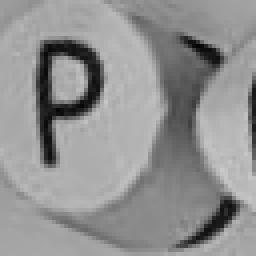
#> input picture data/test_logs/slot0_pre.png, 64 x 64 px (shown 4 times larger); its folder holds only this picture in this run
$ python test_board_warp.py --image ../data/test_logs/slot0_pre.png
#> lines starting #> are read from the running program, lines starting #| are printed output that depends on the picture
#> in main, img is the input picture: shape (64, 64, 3); min 4, max 202, mean 145.4
# scripts/test_board_warp.py
# Uso:
#   python scripts/test_board_warp.py --image "/path/img.jpg" --outdir "data/test_logs" \
#       --aruco_dict DICT_4X4_50 --ids 0 1 2 3 --warp_w 1200 --warp_h 500
#
# Note:
# - Serve opencv-contrib-python (non solo opencv-python) per cv2.aruco
# - Se non sai il dizionario, usa --aruco_dict AUTO (prova più dizionari)
# - Se non passi --ids, prende "4 marker migliori" tra quelli trovati.

import os
import argparse
import cv2
import numpy as np


# ----------------------------
# Geometria
# ----------------------------
# [14 lines left out: function order_points_quad, not called in this run]


def ensure_dir(p: str) -> None:
    os.makedirs(p, exist_ok=True)


# ----------------------------
# ArUco detection helpers
# ----------------------------
def get_aruco_dict(name: str):
    if not hasattr(cv2.aruco, name):
        raise ValueError(f"Unknown ArUco dict name: {name}")
    return cv2.aruco.getPredefinedDictionary(getattr(cv2.aruco, name))


def detect_aruco(gray: np.ndarray, dict_name: str):
    """
    Versione robusta: prova più scale e parametri più permissivi.
    Ritorna (corners, ids, used_dict_name)
    """
#> called with dict_name = 'AUTO'
    def _make_detector(dname: str):
        aruco_dict = get_aruco_dict(dname)
        params = cv2.aruco.DetectorParameters()

        # Parametri più robusti per webcam/blur
        params.adaptiveThreshWinSizeMin = 3
        params.adaptiveThreshWinSizeMax = 53
        params.adaptiveThreshWinSizeStep = 4
        params.cornerRefinementMethod = cv2.aruco.CORNER_REFINE_SUBPIX
        params.cornerRefinementWinSize = 5
        params.cornerRefinementMaxIterations = 30
        params.cornerRefinementMinAccuracy = 0.1

        # Permissivo su perimetro (utile se marker piccoli)
        params.minMarkerPerimeterRate = 0.02
        params.maxMarkerPerimeterRate = 4.0

        detector = cv2.aruco.ArucoDetector(aruco_dict, params)
        return detector

    # Preprocess base: equalize per migliorare contrasto
    gray_eq = cv2.equalizeHist(gray)
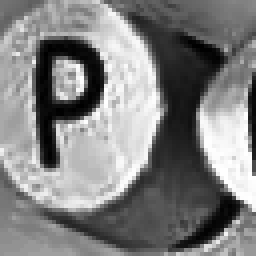
#> gray_eq: shape (64, 64) (shown 4 times larger); min 0, max 255, mean 129.1

    # Crea lista dizionari da provare
    if dict_name == "AUTO":
        dicts = [
            "DICT_4X4_50", "DICT_4X4_100", "DICT_4X4_250", "DICT_4X4_1000",
            "DICT_5X5_50", "DICT_5X5_100", "DICT_5X5_250", "DICT_5X5_1000",
            "DICT_6X6_50", "DICT_6X6_100", "DICT_6X6_250", "DICT_6X6_1000",
        ]
    else:
        dicts = [dict_name]

    # Prova più scale (importante se marker sono "pochi pixel")
    scales = [1.0, 1.5, 2.0, 2.5]

    best = ([], None, "NONE")
    best_n = 0

    for dname in dicts:
        detector = _make_detector(dname)
        for s in scales:
            if s == 1.0:
                g = gray_eq
            else:
                g = cv2.resize(gray_eq, None, fx=s, fy=s, interpolation=cv2.INTER_CUBIC)

            corners, ids, _ = detector.detectMarkers(g)

            n = 0 if ids is None else len(ids)
            if n > best_n:
                best = (corners, ids, dname)
                best_n = n

            # se abbiamo già 4 marker, basta
            if best_n >= 4:
                return best[0], best[1], best[2]
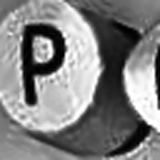
#> g: shape (160, 160); min 0, max 255, mean 129
#> after the loop, best_n = 0

    return best[0], best[1], best[2]


# [56 lines left out: functions select_4_markers, compute_board_corners_from_markers, not called in this run]


# ----------------------------
# Main
# ----------------------------
def main():
    ap = argparse.ArgumentParser()
    ap.add_argument("--image", required=True, help="Path to input JPEG/PNG")
    ap.add_argument("--outdir", default="data/test_logs", help="Output folder")
    ap.add_argument("--aruco_dict", default="AUTO", help="e.g., DICT_4X4_50 or AUTO")
    ap.add_argument("--ids", nargs="*", type=int, default=None, help="Expected 4 marker ids (optional)")
    ap.add_argument("--warp_w", type=int, default=1200, help="Warped width (px)")
    ap.add_argument("--warp_h", type=int, default=500, help="Warped height (px)")
    args = ap.parse_args()

    if not hasattr(cv2, "aruco"):
        raise RuntimeError("cv2.aruco not found. Install opencv-contrib-python (not opencv-python).")

    img = cv2.imread(args.image)
    if img is None:
        raise RuntimeError(f"Cannot read image: {args.image}")

    gray = cv2.cvtColor(img, cv2.COLOR_BGR2GRAY)

    corners, ids, used_dict = detect_aruco(gray, args.aruco_dict)
#> corners = []; used_dict = 'NONE'

    # salva debug anche se non trova abbastanza marker
    ensure_dir(args.outdir)
    debug = img.copy()
    if ids is not None and len(ids) > 0:
        cv2.aruco.drawDetectedMarkers(debug, corners, ids)
    cv2.imwrite(os.path.join(args.outdir, "debug_fail.png"), debug)
    print("Saved debug_fail.png to inspect detection")


    if ids is None or len(ids) < 4:
#> (the run stopped early here; a loop or call above may not have finished)

$ run again, on data/test_logs/slot1_pre.png
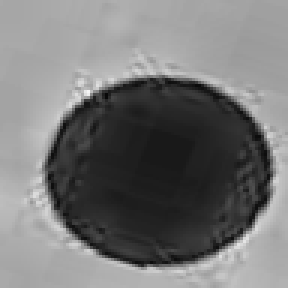
#> input picture data/test_logs/slot1_pre.png, 96 x 96 px (shown 3 times larger)
#> in main, img is the input picture: shape (96, 96, 3); min 9, max 245, mean 118.1
#> in detect_aruco, `gray_eq = cv2.equalizeHist(gray)`:
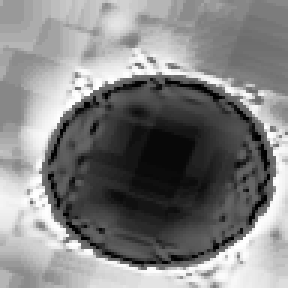
#> gray_eq: shape (96, 96) (shown 3 times larger); min 0, max 255, mean 129.5
#> after the loop in detect_aruco, `for dname in dicts:`:
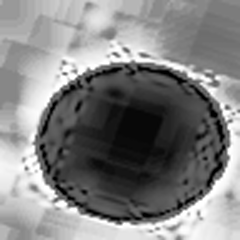
#> g: shape (240, 240); min 0, max 255, mean 129.5
#> after the loop in detect_aruco, `for dname in dicts:`: best_n = 0
#> corners = []; used_dict = 'NONE'
